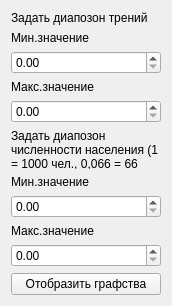
<?xml version="1.0" encoding="UTF-8"?>
<ui version="4.0">
 <class>ddmFrictionPopulationFilterWidget</class>
 <widget class="QWidget" name="ddmFrictionPopulationFilterWidget">
  <property name="geometry">
   <rect>
    <x>0</x>
    <y>0</y>
    <width>172</width>
    <height>306</height>
   </rect>
  </property>
  <property name="windowTitle">
   <string>Form</string>
  </property>
  <layout class="QVBoxLayout" name="verticalLayout_2">
   <item>
    <layout class="QVBoxLayout" name="verticalLayout">
     <property name="sizeConstraint">
      <enum>QLayout::SetMinimumSize</enum>
     </property>
     <item>
      <widget class="QLabel" name="label">
       <property name="text">
        <string>Задать диапозон трений</string>
       </property>
       <property name="wordWrap">
        <bool>true</bool>
       </property>
      </widget>
     </item>
     <item>
      <widget class="QLabel" name="labelMinValue">
       <property name="text">
        <string>Мин.значение</string>
       </property>
      </widget>
     </item>
     <item>
      <widget class="QDoubleSpinBox" name="m_spFrMinValue"/>
     </item>
     <item>
      <widget class="QLabel" name="labelMaxValue">
       <property name="text">
        <string>Макс.значение</string>
       </property>
      </widget>
     </item>
     <item>
      <widget class="QDoubleSpinBox" name="m_spFrMaxValue"/>
     </item>
     <item>
      <widget class="QLabel" name="label_2">
       <property name="text">
        <string>&lt;html&gt;&lt;head/&gt;&lt;body&gt;&lt;p&gt;Задать диапозон численности населения (1 = 1000 чел., 0,066 = 66 чел)&lt;/p&gt;&lt;/body&gt;&lt;/html&gt;</string>
       </property>
       <property name="wordWrap">
        <bool>true</bool>
       </property>
      </widget>
     </item>
     <item>
      <widget class="QLabel" name="labelMinValue_2">
       <property name="text">
        <string>Мин.значение</string>
       </property>
      </widget>
     </item>
     <item>
      <widget class="QDoubleSpinBox" name="m_spPopMinValue"/>
     </item>
     <item>
      <widget class="QLabel" name="labelMaxValue_2">
       <property name="text">
        <string>Макс.значение</string>
       </property>
      </widget>
     </item>
     <item>
      <widget class="QDoubleSpinBox" name="m_spPopMaxValue"/>
     </item>
     <item>
      <widget class="QPushButton" name="buttonApply">
       <property name="text">
        <string>Отобразить графства</string>
       </property>
      </widget>
     </item>
     <item>
      <spacer name="verticalSpacer">
       <property name="orientation">
        <enum>Qt::Vertical</enum>
       </property>
       <property name="sizeHint" stdset="0">
        <size>
         <width>20</width>
         <height>40</height>
        </size>
       </property>
      </spacer>
     </item>
    </layout>
   </item>
  </layout>
 </widget>
 <resources/>
 <connections/>
</ui>
